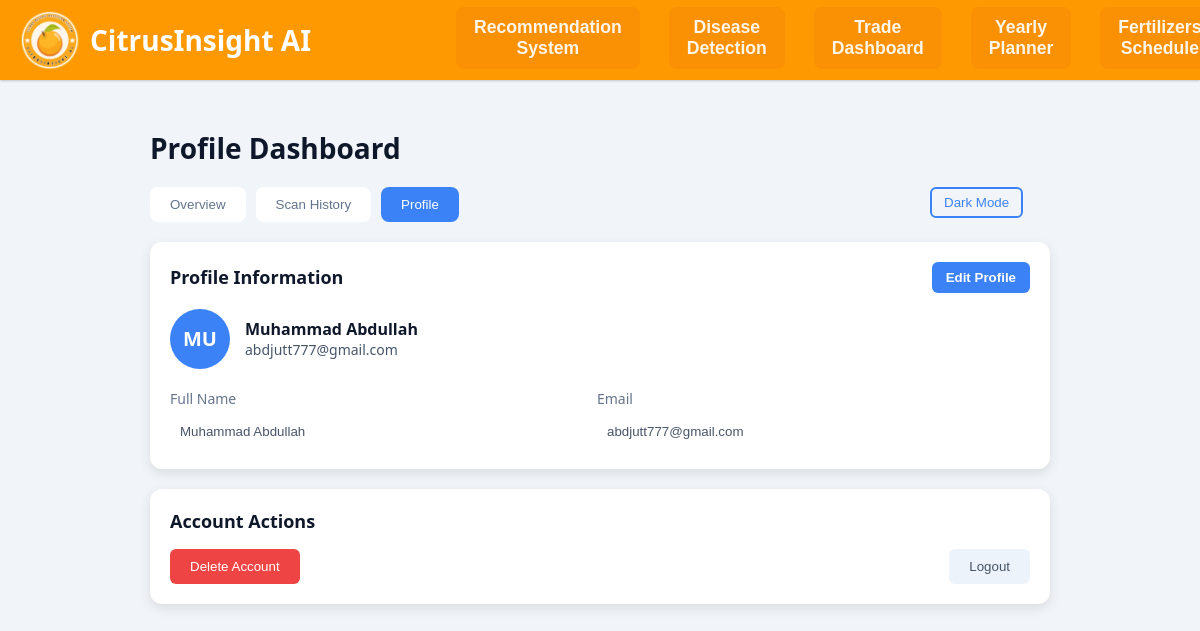
The page /Website/profile.php (signed in) on the database its author committed.
### tables this page shows
CREATE TABLE `user_data` (
  `user_id` int(5) NOT NULL,
  `name` varchar(20) NOT NULL,
  `username` varchar(10) NOT NULL,
  `email` varchar(20) NOT NULL,
  `password` varchar(15) NOT NULL,
  `date` date NOT NULL
);

### Website/profile.php (the view, shortened to what this page needs)
<?php
include 'connect.php';
$user_id = $_SESSION['user_id'];
$stmt = $conn->prepare("SELECT name, email FROM user_data WHERE user_id=?");
$stmt->bind_param("i", $user_id);
$stmt->execute();
$result = $stmt->get_result()->fetch_assoc();
$name = htmlspecialchars($result['name']);
$email = htmlspecialchars($result['email']);
?>
<!DOCTYPE html>
<html lang="en">
<head>
  <link rel="stylesheet" href="./css/navbar.css">
  <link rel="stylesheet" href="./css/profile.css">
</head>
<body>
  <nav>
<div class="navbar">
<div class="nav-links">
<ul class="links">
<div class="logo">
<img src="./assets/logo.png" alt="Citrus Insight AI Logo">
CitrusInsight AI
</div>
<a href="./recommendation_system.html"><li><button class="nav-btn">Recommendation System</button></li></a>
<a href="./disease_detection.php"><li><button class="nav-btn">Disease Detection</button></li></a>
<a href="./dashboard.php"><li><button class="nav-btn">Trade Dashboard</button></li></a>
<a href="./yearly_planner_en.html"><li><button class="nav-btn">Yearly Planner</button></li></a>
<a href="./fertilizer_schedule_en.html"><li><button class="nav-btn">Fertilizers Schedule</button></li></a>
</ul>
</div>
</div>
</nav>
  <div class="container">
    <h1>Profile Dashboard</h1>
    <div class="tabs">
      <a href="user_dashboard.php"><button class="tab">Overview</button></a>
      <a href="scan_history.php"><button class="tab">Scan History</button></a>
      <button class="tab active">Profile</button>
      <button class="theme-toggle" onclick="toggleTheme()">Toggle Mode</button>
    </div>
    <div class="card">
      <div class="card-header">
        Profile Information
        <button class="edit-button" id="editBtn">Edit Profile</button>
      </div>
      <form id="profileForm" method="POST" action="profile.php">
        <div class="info-group">
          <div class="avatar"><?= strtoupper(substr($name, 0, 2)) ?></div>
          <div>
            <p style="margin: 0; font-weight: bold;"><?= $name ?></p>
            <p style="margin: 0; font-size: 14px; color: var(--profile-email);"><?= $email ?></p>
          </div>
        </div>
        <div class="input-group">
          <div class="input-field">
            <label for="name">Full Name</label>
            <input type="text" id="name" name="name" value="<?= $name ?>" disabled />
          </div>
          <div class="input-field">
            <label for="email">Email</label>
            <input type="email" id="email" name="email" value="<?= $email ?>" disabled />
          </div>
        </div>
      </form>
    </div>
    <div class="card">
      <div class="card-header">Account Actions</div>
      <div class="account-actions">
        <form id="deleteForm" method="POST" action="delete_account.php" onsubmit="return confirm('Are you sure you want to delete your account? This action cannot be undone.');">
          <button type="submit" class="danger">Delete Account</button>
        </form>
        <form action="logout.php" method="post">
          <button type="submit" class="logout">Logout</button>
        </form>
      </div>
    </div>
  </div>
</body>
</html>

### Website/css/navbar.css (style rules this page uses)
nav { position: fixed; top: 0; left: 0; width: 100%; height: 80px; background: #ff9901; box-shadow: 0 1px 2px rgba(0, 0, 0, 0.2); z-index: 99; margin-bottom: 1rem; }
nav .navbar { height: 100%; max-width: 1250px; width: 100%; display: flex; align-items: center; justify-content: space-between; padding: 0 15px; }
.links li { list-style: none; padding: 0 14px; }
.nav-links ul { display: flex; gap: 1px; }
.nav-btn { background-color: #fa9004; color: rgba(255, 255, 255, 0.911); font-size: 1.1rem; margin-left: 0%; margin-right: 0%; font-weight: 700; border: none; padding: 10px 18px; border-radius: 8px; cursor: pointer; transition: all 0.3s ease; outline: none; }
nav .navbar .logo { display: flex; align-items: center; color: #fff; font-size: 1.75rem; font-weight: bold; text-decoration: none; left: 0%; padding-right: 130px; width: max-content; white-space: nowrap; }
nav .navbar .logo img { width: 60px; height: auto; margin-right: 10px; border-radius: 50%; }
.logo { margin-left: 0%; }
.links { margin: auto; }
ul.links { margin: 4px; margin-left:-15px; }

### Website/css/profile.css (style rules this page uses)
:root { --bg-color: #f1f5f9; --text-color: #0f172a; --header-bg: #fff; --primary-color: #3b82f6; --card-bg: #ffffff; --muted-text: #64748b; --item-bg: rgb(237, 243, 250); --profile-email: #475569; --badge-bg: #10b981; }
body { font-family: 'Segoe UI', Tahoma, Geneva, Verdana, sans-serif; background-color: var(--bg-color); color: var(--text-color); margin: 0; transition: background-color 0.3s, color 0.3s; }
.container { max-width: 900px; margin: 40px auto; padding: 20px; margin-top: 90px; }
h1 { font-size: 28px; margin-bottom: 20px; }
.tabs { display: flex; gap: 10px; margin-bottom: 20px; }
.tab { background-color: var(--card-bg); color: var(--muted-text); border: none; padding: 10px 20px; border-radius: 8px; cursor: pointer; }
.tab.active { background-color: var(--primary-color); color: white; }
.card { background-color: var(--card-bg); border-radius: 12px; padding: 20px; margin-bottom: 20px; box-shadow: 0 4px 12px rgba(0,0,0,0.1); }
.card-header { display: flex; justify-content: space-between; align-items: center; font-size: 18px; margin-bottom: 16px; font-weight: bold; }
.edit-button, .submit-button { background-color: var(--primary-color); color: white; border: none; padding: 8px 14px; border-radius: 6px; cursor: pointer; font-weight: 600; }
.info-group { display: flex; align-items: center; gap: 15px; margin-bottom: 20px; }
.avatar { width: 60px; height: 60px; background-color: var(--primary-color); border-radius: 50%; display: flex; align-items: center; justify-content: center; font-size: 20px; font-weight: bold; color: white; }
.input-group { display: flex; gap: 40px; }
.input-field { width: 45%; }
.input-field label { display: block; font-size: 14px; margin-bottom: 6px; color: var(--muted-text); }
.input-field input { width: 100%; padding: 10px; background-color: var(--bg-color); border: 1px solid var(--item-bg); border-radius: 6px; color: var(--text-color); }
.input-field input:disabled { background-color: transparent; border: none; color: var(--profile-email); cursor: default; }
.account-actions { display: flex; justify-content: space-between; gap: 10px; }
.danger { background-color: #ef4444; color: white; padding: 10px 20px; border-radius: 6px; border: none; cursor: pointer; }
.logout { background-color: var(--item-bg); color: var(--profile-email); padding: 10px 20px; border-radius: 6px; border: none; cursor: pointer; }
.theme-toggle { position: fixed; background-color: transparent; border: 2px solid var(--primary-color); color: var(--primary-color); padding: 6px 12px; border-radius: 6px; cursor: pointer; margin-left: 780px; }
ul.links { margin-left: -35px; }

### rows shown on the page
user_data: name "MU", name "Muhammad Abdullah", email "abdjutt777@gmail.com"
